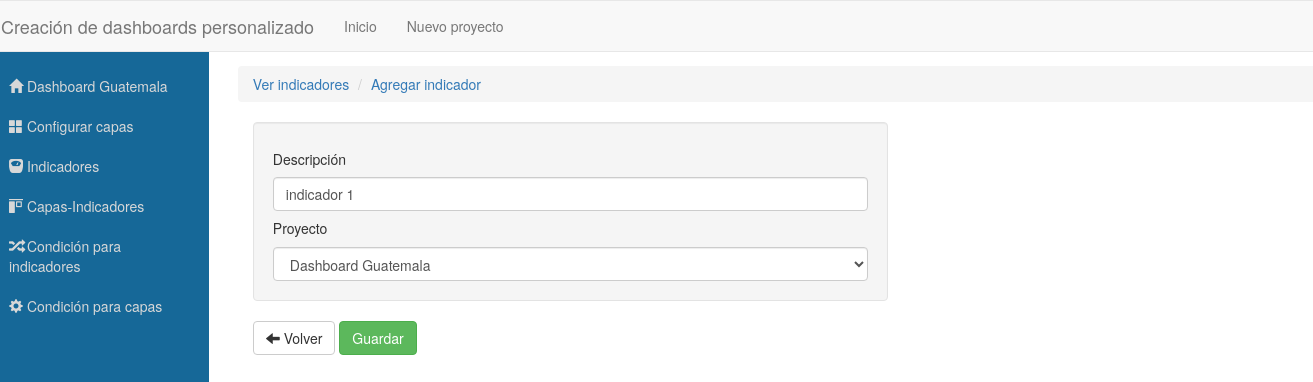
The app's page /project/29/updateIndicador/1, older data.
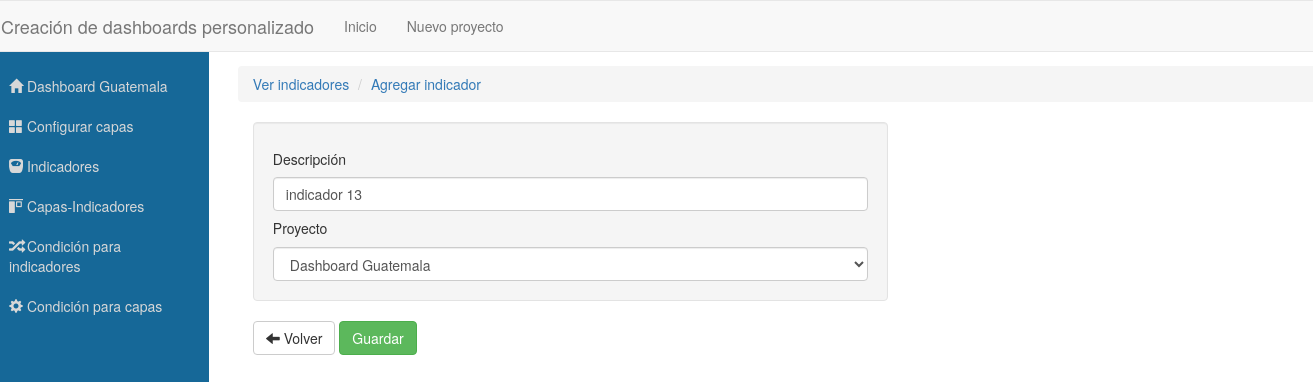
The same page, newer data.
### dashboardConfigApp/models.py (models this page shows, shortened)
class Indicador(models.Model):
	descripcion = models.CharField(max_length=200)
	proyecto = models.ForeignKey(Proyecto, default=None)

### dashboardConfigApp/views.py (the view, shortened to what this page needs)
# urls.py: url(r'^project/(\d+)/updateIndicador/(?P<pk>\d+)', UpdateIndicador.as_view(), name='updateIndicador'),
class UpdateIndicador(UpdateView):
    model = Indicador
    template_name = 'indicadores/update_indicador.html'
    fields = [
        'descripcion',
        'proyecto'
    ]
    def get_context_data(self, **kwargs):
        context = super(UpdateIndicador, self).get_context_data(**kwargs)
        image = Image.objects.get(proyecto__pk = self.object.proyecto.pk)
        project = self.object.proyecto
        context[ 'singleImage' ] = image
        context[ 'project' ] = project
        return context

### dashboardConfigApp/models.py (called while the page is built)
	def __str__(self):
		return self.nombre

### dashboardConfigApp/templates/indicadores/update_indicador.html (shortened to what this page needs)
{% extends "indicadores/baseIndicador.html" %}
{% block indicador_content %}
    <form  method="POST" class="col-md-7" data-toggle="validator" enctype="multipart/form-data" role="form">
        {% load widget_tweaks %}
        <div class="well">
            <h5>Descripción</h5>
            {{ form.descripcion|add_class:"form-control"|attr:"required:required"|attr:"id:txtProjectName"}}
             <h5>Proyecto</h5>
            {{ form.proyecto|add_class:"form-control" }}
        </div>
        <div class="acciones">
            <a  class="btn btn-default" href="{% url 'indicadorList' project.pk %}"><span class="glyphicon glyphicon-arrow-left"></span> Volver</a>
            <input type="submit" value="Guardar" class="btn btn-success"/>
        </div>
    </form>
{% endblock indicador_content %}

Row changes from the older to the newer data that the page shows:
changed Indicador "Dashboard Guatemala": descripcion "indicador 1" → "indicador 13"
